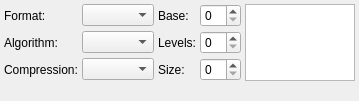
<?xml version="1.0" encoding="UTF-8"?>
<ui version="4.0">
 <class>mvd::MultiResolutionPyramidWidget</class>
 <widget class="QWidget" name="mvd::MultiResolutionPyramidWidget">
  <property name="geometry">
   <rect>
    <x>0</x>
    <y>0</y>
    <width>359</width>
    <height>101</height>
   </rect>
  </property>
  <property name="windowTitle">
   <string>Form</string>
  </property>
  <property name="locale">
   <locale language="C" country="AnyCountry"/>
  </property>
  <layout class="QGridLayout" name="gridLayout">
   <property name="margin">
    <number>4</number>
   </property>
   <property name="spacing">
    <number>4</number>
   </property>
   <item row="1" column="0">
    <widget class="QLabel" name="algorithmLabel">
     <property name="sizePolicy">
      <sizepolicy hsizetype="Maximum" vsizetype="Preferred">
       <horstretch>0</horstretch>
       <verstretch>0</verstretch>
      </sizepolicy>
     </property>
     <property name="text">
      <string>Algorithm:</string>
     </property>
    </widget>
   </item>
   <item row="2" column="1">
    <widget class="QComboBox" name="compressionComboBox"/>
   </item>
   <item row="2" column="2">
    <widget class="QLabel" name="sizeLabel">
     <property name="sizePolicy">
      <sizepolicy hsizetype="Maximum" vsizetype="Preferred">
       <horstretch>0</horstretch>
       <verstretch>0</verstretch>
      </sizepolicy>
     </property>
     <property name="text">
      <string>Size:</string>
     </property>
    </widget>
   </item>
   <item row="0" column="1">
    <widget class="QComboBox" name="formatComboBox"/>
   </item>
   <item row="0" column="4" rowspan="3">
    <widget class="QListView" name="resolutionsListView"/>
   </item>
   <item row="0" column="0">
    <widget class="QLabel" name="formatLabel">
     <property name="sizePolicy">
      <sizepolicy hsizetype="Maximum" vsizetype="Preferred">
       <horstretch>0</horstretch>
       <verstretch>0</verstretch>
      </sizepolicy>
     </property>
     <property name="text">
      <string>Format:</string>
     </property>
    </widget>
   </item>
   <item row="0" column="2">
    <widget class="QLabel" name="baseLabel">
     <property name="sizePolicy">
      <sizepolicy hsizetype="Maximum" vsizetype="Preferred">
       <horstretch>0</horstretch>
       <verstretch>0</verstretch>
      </sizepolicy>
     </property>
     <property name="text">
      <string>Base:</string>
     </property>
    </widget>
   </item>
   <item row="1" column="1">
    <widget class="QComboBox" name="algorithmComboBox"/>
   </item>
   <item row="0" column="3">
    <widget class="QSpinBox" name="baseSpinBox"/>
   </item>
   <item row="2" column="0">
    <widget class="QLabel" name="compressionLabel">
     <property name="sizePolicy">
      <sizepolicy hsizetype="Maximum" vsizetype="Preferred">
       <horstretch>0</horstretch>
       <verstretch>0</verstretch>
      </sizepolicy>
     </property>
     <property name="text">
      <string>Compression:</string>
     </property>
    </widget>
   </item>
   <item row="1" column="2">
    <widget class="QLabel" name="levelsLabel">
     <property name="sizePolicy">
      <sizepolicy hsizetype="Maximum" vsizetype="Preferred">
       <horstretch>0</horstretch>
       <verstretch>0</verstretch>
      </sizepolicy>
     </property>
     <property name="text">
      <string>Levels:</string>
     </property>
    </widget>
   </item>
   <item row="1" column="3">
    <widget class="QSpinBox" name="levelsSpinBox"/>
   </item>
   <item row="2" column="3">
    <widget class="QSpinBox" name="sizeSpinBox"/>
   </item>
   <item row="3" column="0" colspan="5">
    <spacer name="verticalSpacer">
     <property name="orientation">
      <enum>Qt::Vertical</enum>
     </property>
     <property name="sizeHint" stdset="0">
      <size>
       <width>20</width>
       <height>40</height>
      </size>
     </property>
    </spacer>
   </item>
  </layout>
 </widget>
 <resources/>
 <connections/>
</ui>
